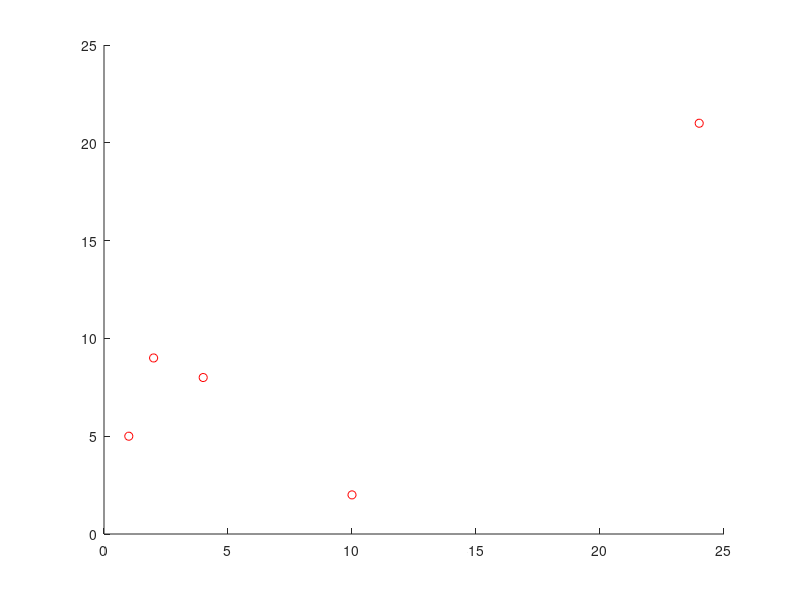

The MATLAB source for this figure: (Note: this script raises an error after producing the figure.)
clc;
format long
 xvector = [4 10 8]';
 yvector = [8 2 7]';

xvector = [4 10 8 2 1]';
yvector = [8 2 7 9 5]';
xvector(3) = xvector(3)*3;
yvector(3) = yvector(3)*3;

% the circle-equation -- d.^2 = x.^2 + y.^2;
A = [xvector.^0 xvector  yvector];
k = xvector.^2 + yvector.^2;

% multiply by 3
%k(3,:) = k(3,:)*3;
%A(3,:) = A(3,:)*3;

% coefficients, A*c=k
c = A\k;

%MKV för överbestämt ekvationssystem

disp('The coefficients are:');
disp(['c1 = ' num2str(c(1))]);
disp(['c2  = ' num2str(c(2))]);
disp(['c3 = ' num2str(c(3))]);

% center of the circle
c2 = c(2);
c3 = c(3);
xcenter = c2/2;
ycenter = c3/2;

% R
R = sqrt((4*c(1)+(c2.^2)+(c3.^2))/4);

% plot the dots
t = 0:0.01:2*pi;
x = xcenter + R*cos(t);
y = ycenter + R*sin(t);
plot(xvector,yvector,'r  o', xcenter,ycenter,'k  X',x,y,'b--');
grid on;
set(legend('data points','center of the circle','the circles equation'),'fontsize',14);
xlabel('x-axis');
ylabel('y-axis');

disp(' ');
disp('The center of the circle is: ');
disp(['(' num2str(xcenter) ',' num2str(ycenter) ')']);
disp(' ');
disp(['The radius of the circle is: ' num2str(R)]);